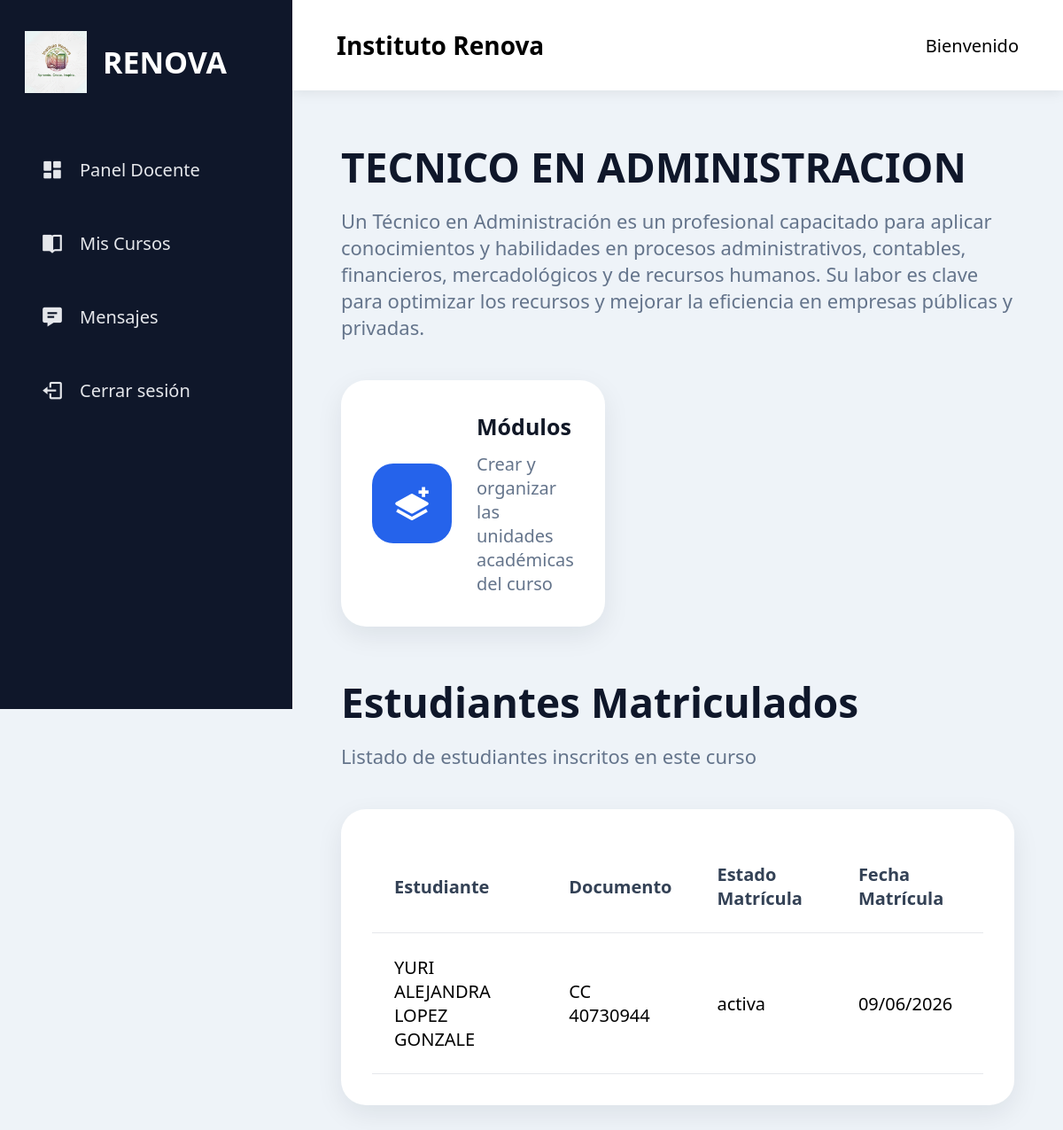
/docente/curso/1 (signed in), run on the app's committed database.
### models/curso.py (models this page shows, shortened)
class Curso(db.Model):
    __tablename__ = 'cursos'
    id = db.Column(db.Integer, primary_key=True)
    nombre = db.Column(
        db.String(150),
        nullable=False
    )
    descripcion = db.Column(
        db.Text,
        nullable=False
    )
    imagen = db.Column(
        db.String(255)
    )
    activo = db.Column(
        db.Boolean,
        default=True
    )
    fecha_creacion = db.Column(
        db.DateTime,
        default=datetime.utcnow
    )
    docente_id = db.Column(
        db.Integer,
        db.ForeignKey('usuarios.id')
    )
    docente = db.relationship(
        'Usuario',
        foreign_keys=[docente_id]
    )
    modulos = db.relationship(
        'Modulo',
        backref='curso',
        lazy=True,
        cascade='all, delete-orphan'
    )
    matriculas = db.relationship(
        'Matricula',
        backref='curso',
        lazy=True,
        cascade='all, delete-orphan'
    )
    certificados = db.relationship(
        'Certificado',
        backref='curso',
        lazy=True
    )

### models/matricula.py (models this page shows, shortened)
class Matricula(db.Model):
    __tablename__ = 'matriculas'
    id = db.Column(
        db.Integer,
        primary_key=True
    )
    fecha_matricula = db.Column(
        db.DateTime,
        default=datetime.utcnow
    )
    estado = db.Column(
        db.String(30),
        default='activa'
    )
    estudiante_id = db.Column(
        db.Integer,
        db.ForeignKey('usuarios.id'),
        nullable=False
    )
    curso_id = db.Column(
        db.Integer,
        db.ForeignKey('cursos.id'),
        nullable=False
    )
    estudiante = db.relationship(
        'Usuario',
        foreign_keys=[estudiante_id]
    )

### models/usuario.py (models this page shows, shortened)
class Usuario(db.Model, UserMixin):
    __tablename__ = 'usuarios'
    id = db.Column(
        db.Integer,
        primary_key=True
    )
    nombre = db.Column(
        db.String(100),
        nullable=False
    )
    apellido = db.Column(
        db.String(100),
        nullable=False
    )
    tipo_documento = db.Column(
        db.String(20)
    )
    numero_documento = db.Column(
        db.String(30),
        unique=True
    )
    correo = db.Column(
        db.String(120),
        unique=True,
        nullable=False
    )
    password = db.Column(
        db.String(255),
        nullable=False
    )
    rol = db.Column(
        db.String(20),
        nullable=False
    )
    foto = db.Column(
        db.String(255)
    )
    activo = db.Column(
        db.Boolean,
        default=True
    )
    fecha_registro = db.Column(
        db.DateTime,
        default=datetime.utcnow
    )

### routes/docente_routes.py (the view)
@docente.route('/curso/<int:id>')
@login_required
def detalle_curso(id):
    curso = Curso.query.get_or_404(id)
    matriculas = Matricula.query.filter_by(
        curso_id=id
    ).all()
    return render_template(
        'docente/detalle_curso.html',
        curso=curso,
        matriculas=matriculas
    )

### app.py (called while the page is built)
@login_manager.user_loader
def load_user(user_id):
    return Usuario.query.get(int(user_id))

### templates/docente/detalle_curso.html (shortened to what this page needs)
{% extends 'layout.html' %}
{% block content %}
<div class="page-header">
    <h1>{{ curso.nombre }}</h1>
    <p>{{ curso.descripcion }}</p>
</div>
<div class="cards">
    <a
    class="card"
    href="{{ url_for('docente.modulos', curso_id=curso.id) }}">
        <div class="card-icon">
            <i class='bx bxs-layer-plus'></i>
        </div>
        <div>
            <h3>Módulos</h3>
            <p>Crear y organizar las unidades académicas del curso</p>
        </div>
    </a>
</div>
<br><br>
<div class="page-header">
    <h1>Estudiantes Matriculados</h1>
    <p>Listado de estudiantes inscritos en este curso</p>
</div>
<div class="table-card">
    <table>
        <thead>
            <tr>
                <th>Estudiante</th>
                <th>Documento</th>
                <th>Estado Matrícula</th>
                <th>Fecha Matrícula</th>
            </tr>
        </thead>
        <tbody>
        {% for matricula in matriculas %}
            <tr>
                <td>
                    {{ matricula.estudiante.nombre }}
                    {{ matricula.estudiante.apellido }}
                </td>
                <td>
                    {{ matricula.estudiante.tipo_documento }}
                    {{ matricula.estudiante.numero_documento }}
                </td>
                <td>
                    {{ matricula.estado }}
                </td>
                <td>
                    {{ matricula.fecha_matricula.strftime('%d/%m/%Y') }}
                </td>
            </tr>
        {% else %}
            <tr>
                <td colspan="4" class="empty-table">
                    Este curso aún no tiene estudiantes matriculados.
                </td>
            </tr>
        {% endfor %}
        </tbody>
    </table>
</div>
{% endblock %}

### static/css/style.css (style rules this page uses)
* { margin:0; padding:0; box-sizing:border-box; font-family:'Segoe UI', sans-serif; }
body { display:flex; min-height:100vh; background:#eef3f8; font-size:20px; }
.page-header { margin-bottom:45px; }
.page-header h1 { font-size:46px; color:#0f172a; margin-bottom:15px; }
.page-header p { font-size:22px; color:#64748b; }
.cards { display:grid; grid-template-columns:repeat(3, 1fr); gap:35px; }
.card { background:white; min-height:170px; padding:35px; border-radius:28px; display:flex; align-items:center; gap:28px; box-shadow:0 10px 30px rgba(15,23,42,.08); text-decoration:none; transition:.3s; }
.card-icon { width:90px; height:90px; background:#2563eb; border-radius:24px; display:flex; justify-content:center; align-items:center; flex-shrink:0; }
.card-icon i { color:white; font-size:45px; }
.card h3 { color:#111827; font-size:25px; margin-bottom:12px; }
.card p { color:#64748b; font-size:20px; }
.table-card { background:white; border-radius:28px; padding:35px; box-shadow:0 10px 30px rgba(15,23,42,.08); }
table { width:100%; border-collapse:collapse; font-size:20px; }
th, td { padding:25px; border-bottom:1px solid #e5e7eb; }
th { color:#334155; text-align:left; }

### data on the page
Curso: nombre "TECNICO EN ADMINISTRACION", descripcion "Un Técnico en Administración es un profesional capacitado para aplicar conocimientos y habilidades en procesos administrativos, contables, financieros, mercadológicos y de recursos humanos. Su labor es clave para optimizar los recursos y mejorar la eficiencia en empresas públicas y privadas."
Matricula: estudiante.nombre "YURI ALEJANDRA", estudiante.apellido "LOPEZ GONZALE", estudiante.tipo_documento "CC", estudiante.numero_documento "40730944", estado "activa", fecha_matricula "09/06/2026"
